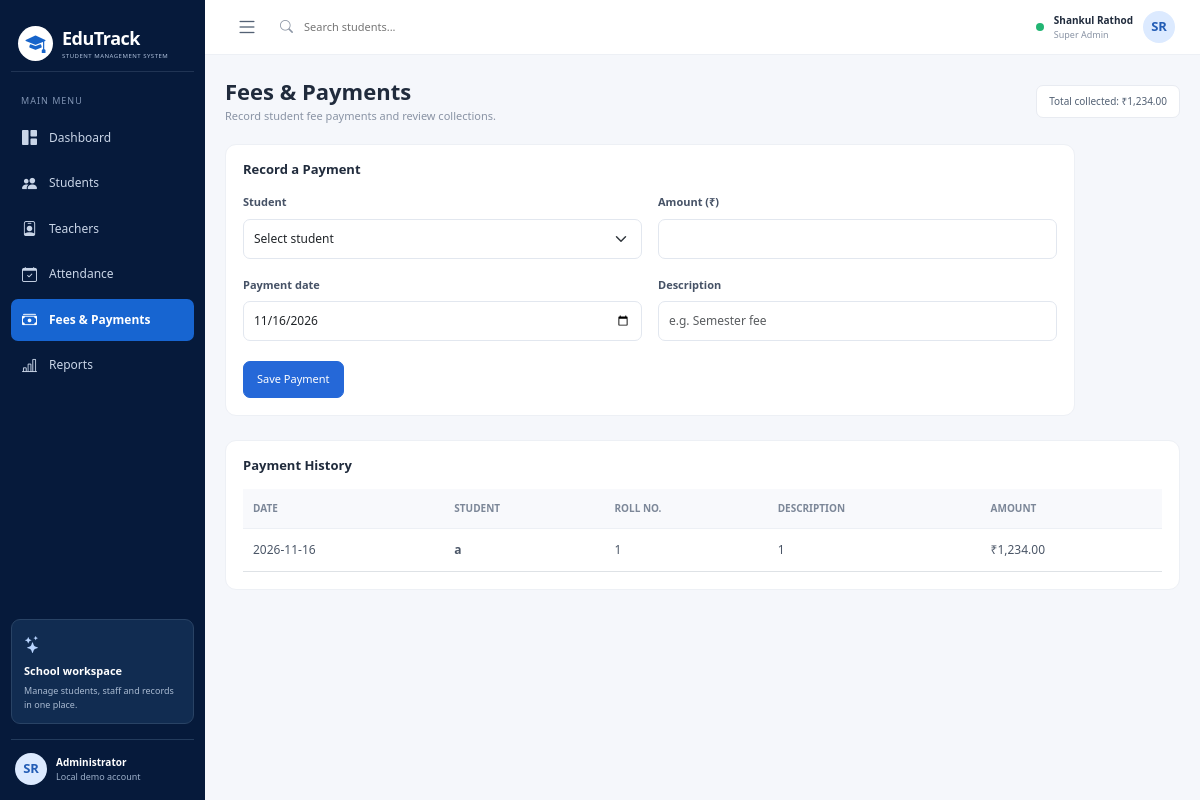
The page /fees on the database its author committed.
### tables this page shows
CREATE TABLE fees (
        id INTEGER PRIMARY KEY AUTOINCREMENT,
        student_id INTEGER NOT NULL,
        amount REAL NOT NULL,
        payment_date TEXT NOT NULL,
        description TEXT DEFAULT '',
        FOREIGN KEY(student_id) REFERENCES students(id) ON DELETE CASCADE
    );

CREATE TABLE students (
        id INTEGER PRIMARY KEY AUTOINCREMENT,
        name TEXT NOT NULL,
        roll_no TEXT NOT NULL UNIQUE,
        email TEXT NOT NULL,
        course TEXT NOT NULL,
        year INTEGER NOT NULL
    );

### app.py (the view, shortened to what this page needs)
@app.route("/fees", methods=["GET", "POST"])
def fees():
    con = db()
    student_rows = con.execute("SELECT id,name,roll_no FROM students ORDER BY name").fetchall()
    payments = con.execute("""
        SELECT fees.*, students.name, students.roll_no
        FROM fees JOIN students ON students.id=fees.student_id
        ORDER BY fees.payment_date DESC, fees.id DESC
    """).fetchall()
    total = con.execute("SELECT COALESCE(SUM(amount),0) FROM fees").fetchone()[0]
    con.close()
    return render_template("fees.html", students=student_rows, payments=payments, total=total, today=date.today().isoformat())

### app.py (called while the page is built)
def db():
    con = sqlite3.connect(DB)
    con.row_factory = sqlite3.Row
    con.execute("PRAGMA foreign_keys = ON")
    return con

### templates/fees.html (shortened to what this page needs)
{% extends "base.html" %}
{% block content %}
<div class="page-heading"><div><h1>Fees & Payments</h1><p>Record student fee payments and review collections.</p></div><span class="term-pill">Total collected: ₹{{ "{:,.2f}".format(total) }}</span></div>
<section class="panel form-panel mb-4"><h3 class="section-title">Record a Payment</h3>
{% if students %}<form method="post"><div class="form-grid">
<div><label class="form-label">Student</label><select class="form-select" name="student_id" required><option value="">Select student</option></select></div>
<div><label class="form-label">Amount (₹)</label><input class="form-control" type="number" name="amount" min="0.01" step="0.01" required></div>
<div><label class="form-label">Payment date</label><input class="form-control" type="date" name="payment_date" value="{{ today }}" required></div>
<div><label class="form-label">Description</label><input class="form-control" name="description" placeholder="e.g. Semester fee"></div>
</div><div class="form-actions"><button class="btn btn-primary">Save Payment</button></div></form>{% else %}<p class="empty">Add a student before recording a payment.</p>{% endif %}
</section>
<section class="panel"><h3 class="section-title">Payment History</h3><div class="table-responsive"><table class="table align-middle"><thead><tr><th>Date</th><th>Student</th><th>Roll No.</th><th>Description</th><th>Amount</th></tr></thead><tbody>
{% for p in payments %}<tr><td>{{ p.payment_date }}</td><td><b>{{ p.name }}</b></td><td>{{ p.roll_no }}</td><td>{{ p.description or '—' }}</td><td>₹{{ "{:,.2f}".format(p.amount) }}</td></tr>{% else %}<tr><td colspan="5" class="empty">No payments recorded yet.</td></tr>{% endfor %}
</tbody></table></div></section>
{% endblock %}

### static/style.css (style rules this page uses)
:root { --navy:#061a3b;--blue:#2468d8;--text:#202b3c;--muted:#8993a4;--line:#edf0f5 }
* { box-sizing:border-box }
body { margin:0;background:#f5f7fb;color:var(--text);font-family:"Segoe UI",Arial,sans-serif;font-size:13px }
.page-heading { display:flex;align-items:center;justify-content:space-between;gap:12px;margin-bottom:19px }
.page-heading h1 { font-size:22px;font-weight:700;margin:0 0 4px }
.page-heading p { margin:0;color:var(--muted);font-size:11px }
.term-pill,.tiny-pill { background:white;border:1px solid #e8ebf1;border-radius:7px;padding:8px 12px;font-size:10px;color:#536174 }
.panel { background:#fff;border:1px solid var(--line);border-radius:11px;padding:17px;min-width:0 }
.panel-head h3,.section-title { font-size:13px;font-weight:700;margin:0 }
.table { font-size:12px;margin:0 }
.table thead th { font-size:10px;text-transform:uppercase;color:#7c8798;background:#f8f9fc;border-bottom:1px solid var(--line);white-space:nowrap }
.table td,.table th { padding:12px 10px;vertical-align:middle }
.table td { color:#4b5667 }
.table-responsive { width:100% }
.form-panel { max-width:850px }
.form-grid { display:grid;grid-template-columns:repeat(2,minmax(0,1fr));gap:16px }
.form-label { font-size:11px;font-weight:600;color:#465266 }
.form-control,.form-select { font-size:12px;padding:10px;border-color:#e2e7ef;border-radius:7px }
.form-actions { display:flex;gap:8px;margin-top:20px }
.section-title { margin-bottom:15px }
.btn { font-size:11px;border-radius:7px;padding:9px 13px }
.btn-primary { background:#2568d8;border-color:#2568d8 }

### rows shown on the page
fees: payment_date "2026-11-16", name "a", roll_no "1", description "1", amount "1,234.00"

### other values the page prints
{{ "{:,.2f}".format(total) }} "1,234.00"
